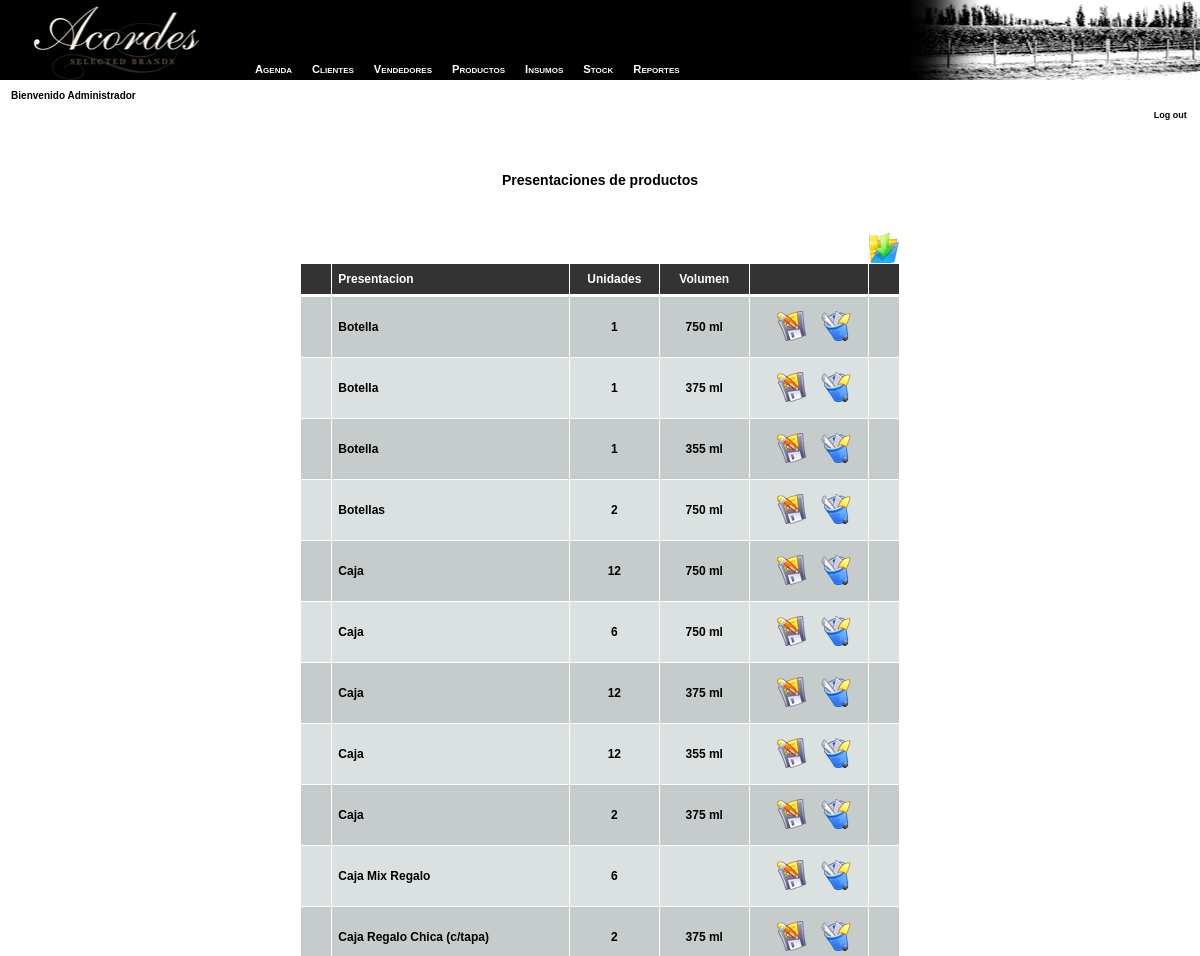
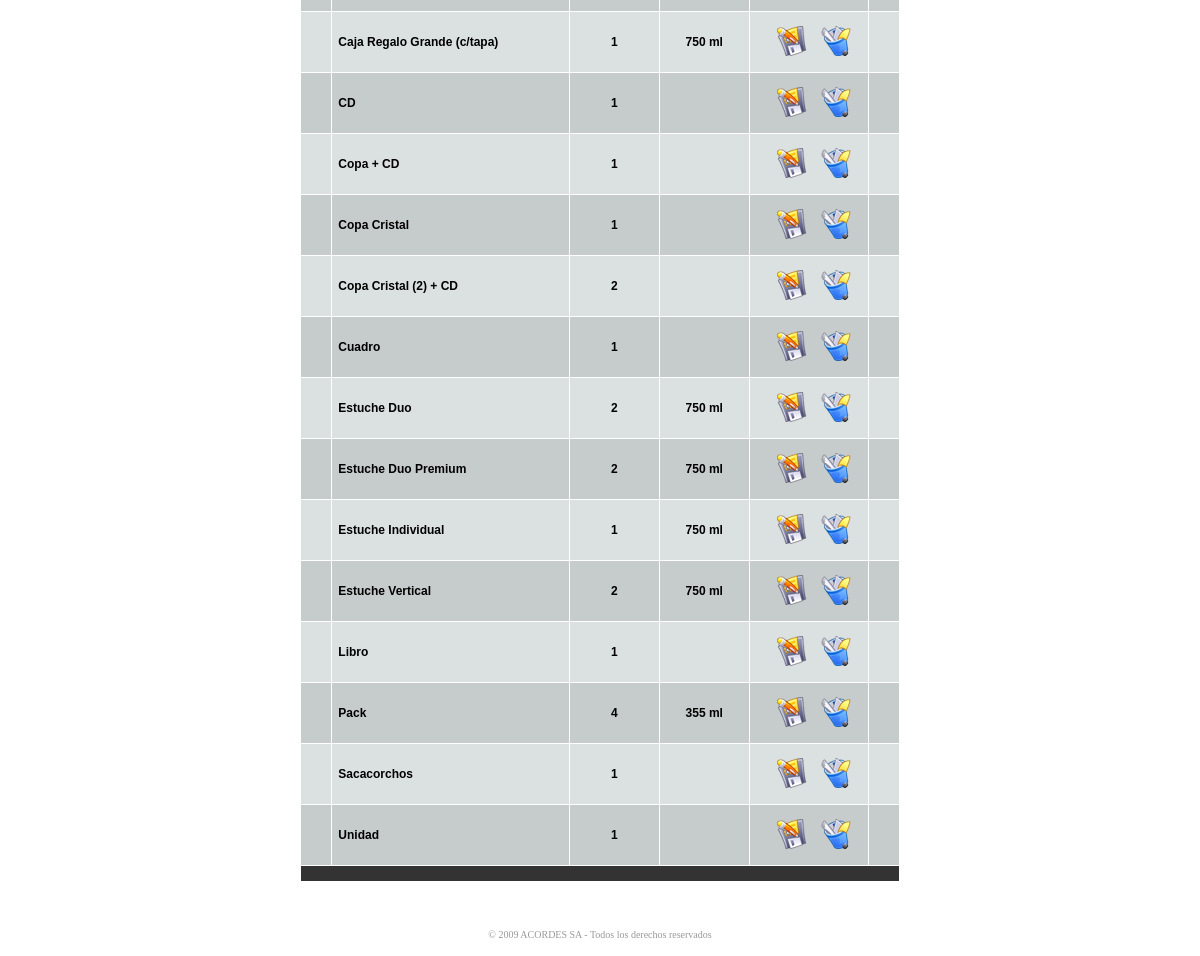
The app's page /web/administrador/abm_p_presentaciones.php (signed in) with its own data (2 pictures, top to bottom).
### tables this page shows
CREATE TABLE `p_presentacion` (
  `id_presentacion` int(11) NOT NULL AUTO_INCREMENT,
  `presentacion` varchar(100) DEFAULT NULL,
  `unidades` tinyint(10) DEFAULT NULL,
  `volumen` int(10) DEFAULT NULL,
  `detalle` text,
  `foto` varchar(100) DEFAULT NULL,
  PRIMARY KEY (`id_presentacion`),
  UNIQUE KEY `id_presentacion` (`id_presentacion`),
  KEY `id_presentacion_2` (`id_presentacion`)
);

### web/administrador/conn.php (called while the page is built, shortened)
<?php
$conn_id = openConn();
function openConn (){
	$local = $_SERVER['SERVER_NAME'] == "localhost" ? true:false;
	if ($local) {
		$id = mysql_connect("localhost", "root") or die("error");
	} else {
		$id = mysql_connect("localhost", "acordes_user", "Acordes12") or die(mysql_error());
		mysql_select_db("acordes_bd", $id);
	}
	return $id;
}
function query ($str){
	global $conn_id;
	$q = mysql_query ($str, $conn_id) or die (mysql_error());
	return $q;
}
?>

### web/administrador/abm_p_presentaciones.php (the view, shortened to what this page needs)
<?
require("conn.php");
require("func.php");
$ver = $_REQUEST['ver'];
if($ver == "") $ver = "listar";
$id_presentacion = $_REQUEST["id_presentacion"];
$presentacion = $_REQUEST["presentacion"];
$unidades = $_REQUEST["unidades"];
$volumen = $_REQUEST["volumen"];
if($volumen == "") $volumen = 'NULL';
$detalle = $_REQUEST["detalle"];
$foto = $_REQUEST["foto"];
?>
<html>
<head>
<link rel="stylesheet" href="includes/menu.css" type="text/css">
<link href="estilos.css" rel="stylesheet" type="text/css">
</head>
<body>
<?
	$vendedor = $_SESSION['nombre_vend'];
	$exp = explode(",", $vendedor);
	if($exp[1] == ""){
		$n = $exp[0];
	}else{
		$n = $exp[1];
	}
	include("_menu.php");
?>
<table width="100%" border="0" cellpadding="0" cellspacing="0">
		<tr>
			<td height="121" valign="top">
				<table width="100%" height="121" border="0" cellpadding="0" cellspacing="0" id="HEADER">
					<tr>
						<td width="343" valign="top" class="header-left3">
						  <img src="images/headers/mm-ap.jpg" width="341" height="80">
						  <p class="textToolBar">&nbsp;&nbsp;&nbsp;&nbsp;Bienvenido <?= $n?></p>
						</td>
						<td class="expand3">&nbsp;</td>
						<td width="358" valign="top" class="header-right3">
							<p>&nbsp;<br><br><br></p><p>&nbsp;</p>
					    	<p align="right"><a href="logout.php" class="textToolBarLink">Log out</a>&nbsp;&nbsp;&nbsp;</p>
						</td>
					</tr>
				</table>
			</td>
		</tr>
		<tr>
		  <td height="15"><div align="right"></div></td>
		</tr>
		<tr valign="top">
			<td height="5">
			</td>
		</tr>
		<tr><td height="30">&nbsp;</td></tr>
		<tr>
			<td valign="top" height="30">
<p align="center" class="titulo"><strong>Presentaciones de productos</strong></p>
<br>
<?
if($ver != "listar"){
?>
	<table width="500" align="center" cellpadding="0" cellspacing="1">
		<form action="<?= $_SERVER['PHP_SELF']?>" method="POST" name="formu">
			<?	if($id_presentacion == ""){?>
			  <input type="hidden" name="agregar" value="agregar">
			  <tr height="30"><td class="t" colspan="4" align="center">Agregar una presentacion</td></tr>
			<?
				}
				else{
					$q2 = query("SELECT * FROM p_presentacion WHERE id_presentacion = $id_presentacion");
					$rs2 = mysql_fetch_array($q2);
					$presentacion = $rs2['presentacion'];
					$unidades = $rs2['unidades'];
					$volumen = $rs2['volumen'];
					$detalle = $rs2['detalle'];
					$foto = $rs2['foto'];
					$dir = "../presentaciones/".$foto;
			?>
			  <input type="hidden" name="id_presentacion" value="<?= $id_presentacion?>">
			  <input type="hidden" name="modificar" value="modificar">
			  <tr height="30"><td class="t" colspan="4" align="center">Modificar la presentacion</td></tr>
		 	<? }?>
			<tr height="30">
				<td width="25" class="c2">&nbsp;</td>
				<td width="150" class="c2" align="center">Presentacion</td>
				<td width="500" class="c2">&nbsp;&nbsp;<input type="text" name="presentacion" value="<?= $presentacion?>" size="50"></td>
				<td width="25" class="c2">&nbsp;</td>
			</tr>
			<tr height="30">
				<td width="25" class="c1">&nbsp;</td>
				<td width="150" class="c1" align="center">Unidades</td>
				<td width="500" class="c1">&nbsp;&nbsp;<input type="text" name="unidades" value="<?= $unidades?>" size="5"></td>
				<td width="25" class="c1">&nbsp;</td>
			</tr>
			<tr height="30">
				<td width="25" class="c2">&nbsp;</td>
				<td width="150" class="c2" align="center">Volumen</td>
				<td width="500" class="c2">&nbsp;&nbsp;<input type="text" name="volumen" value="<?= $volumen?>" size="5"></td>
				<td width="25" class="c2">&nbsp;</td>
			</tr>
			<tr height="120">
				<td width="25" class="c1">&nbsp;</td>
				<td width="150" class="c1" align="center">Detalle</td>
				<td width="500" class="c1">&nbsp;&nbsp;<textarea name="detalle" rows="7" cols="50"><?= $detalle?></textarea></td>
				<td width="25" class="c1">&nbsp;</td>
			</tr>
			<tr height="60" valign="middle">
				<td width="25" class="c2">&nbsp;</td>
				<td width="150" class="c2" align="center">Foto</td>
				<td width="500" class="c2">
					<table cellpadding="0" cellspacing="0" border="0" width="90%">
						<tr valign="middle">
							<td>&nbsp;
							<?
									$tmp = listarArchivos("../presentaciones/", "jpg");
									echo "<Select name='foto'>\n";
									echo "<option value=''>Elija la foto de la presentacion</option>";
									echo "<option value=''>-----------------------------------</option>";
									for ($j=0; $j < count($tmp); $j++){
										if ($tmp[$j] != "Thumbs.db" && substr(strrchr($tmp[$j], '.'), 1) != "LCK"){
											$selected = $tmp[$j] == $foto ? "SELECTED":"";
											echo "<option value='". $tmp[$j] ."' $selected >". $tmp[$j] ."</option>\n";
										}
									}
									echo "</select>";
								?>&nbsp;&nbsp;<a href="javascript:popup('uploader.php?seccion=presentaciones');"><img src="images/b_import.png" border="0" alt="Cargar una foto"></a>
							</td>
							<td>
								<? if($foto != ""){?>
									<a href="<?= $dir?>" title="Abrir la foto" target="_blank"><img src="<?= $dir?>" width="50" height="50" border="0"></a>
								<? }?>
							</td>
						</tr>
					</table>
				</td>
				<td width="25" class="c2">&nbsp;</td>
			</tr>
			<?	if($id_presentacion == ""){?>
		  			<tr height="50">
						<td colspan="4" width="100%" class="t" align="center">
							<input type="image" name="enviar2" src="images/b_insert.png" alt="Agregar la presentacion" onClick="return confirmarA();">&nbsp;&nbsp;
							<a href="<?= $_SERVER['PHP_SELF']?>?ver=listar"><img src="images/b_back.png" width="30" height="30" border="0" alt="Volver"></a>
						</td>
					</tr>
			<?	} else{ ?>
		  			<tr height="50">
						<td colspan="4" width="100%" class="t" align="center">
							<input type="image" name="enviar3" src="images/b_insert.png" alt="Modificar la presentacion" onClick="return confirmarM();">&nbsp;&nbsp;
							<a href="<?= $_SERVER['PHP_SELF']?>?ver=listar"><img src="images/b_back.png" width="30" height="30" border="0" alt="Volver"></a>
						</td>
					</tr>
		 	<? }?>
		</form>
	</table>
<?
}
else{
?>
	<table width="600" align="center" cellpadding="0" cellspacing="1">
		<tr><td colspan="7" align="right"><a href="<?= $_SERVER['PHP_SELF']?>?ver=insert"><img src="images/b_insert_new.png" border="0" alt="Insertar una nueva presentacion"></a></td></tr>
		<tr height="30">
			<td width="5%" class="t">&nbsp;</td>
			<td width="40%" class="t">&nbsp;&nbsp;<a href="<?= $_SERVER['PHP_SELF']?>?ver=listar&order=presentacion" title="Ordenar x Titulo" class="link_t">Presentacion</a></td>
			<td width="15%" class="t" align="center"><a href="<?= $_SERVER['PHP_SELF']?>?ver=listar&order=unidades" title="Ordenar x Unidades" class="link_t">Unidades</a></td>
			<td width="15%" class="t" align="center"><a href="<?= $_SERVER['PHP_SELF']?>?ver=listar&order=volumen" title="Ordenar x Volumen" class="link_t">Volumen</a></td>
			<td width="20%" class="t">&nbsp;</td>
			<td width="5%" class="t">&nbsp;</td>
		</tr>
		<tr height="1"><td></td></tr>
		<?
		$order = $_REQUEST['order'];
		if($order == "") $order = "presentacion";
		$q = query("SELECT * FROM p_presentacion ORDER BY $order");
		if(mysql_num_rows($q)>0){
			while($rs = mysql_fetch_array($q)){
				$u = "";
				$c = $flag ? "c1":"c2";
				$flag =! $flag;
				$id_presentacion = $rs['id_presentacion'];
				$presentacion = $rs['presentacion'];
				$unidades = $rs['unidades'];
				$volumen = $rs['volumen'];
				if($volumen != "") $u = "ml";
			?>
				<tr height="60" valign="middle">
					<td class="<?= $c?>">&nbsp;</td>
					<td class="<?= $c?>">&nbsp;&nbsp;<?= $presentacion?></td>
					<td class="<?= $c?>" align="center"><?= $unidades?></td>
					<td class="<?= $c?>" align="center"><?= $volumen." ".$u?></td>
					<td class="<?= $c?>" align="center">&nbsp;&nbsp;
						<a href="<?= $_SERVER['PHP_SELF']?>?id_presentacion=<?= $id_presentacion?>&ver=modificar"><img src="images/b_save.png" border="0" alt="Editar la presentacion <?= $rs['presentacion']?>"></a>&nbsp;&nbsp;&nbsp;
						<a href="<?= $_SERVER['PHP_SELF']?>?borrar=Borrar&id_presentacion=<?= $rs['id_presentacion']?>&presentacion=<?= $rs['presentacion']?>" onClick="return confirmarE();"><img src="images/b_borrar.png" width="30" height="30" border="0" alt="Eliminar la presentacion <?= $rs['presentacion']?>"></a>
					</td>
					<td class="<?= $c?>">&nbsp;</td>
				</tr>
			<?
			}
		}
		?>
		<tr height="15"><td colspan="7" class="t"></td></tr>
	</table>
<? }?>
			</td>
		</tr>
		<tr><td vAlign="top" height="30"></td></tr>
		<tr>
			<td height="44" align="center" valign="bottom">
				<table class="pie" id="FOOTER" height="44" cellSpacing="0" cellPadding="0" width="100%" border="0">
					<tr>
						<td align="center">© 2009 ACORDES SA - Todos los derechos reservados</td>
					</tr>
				</table>
			</td>
		</tr>
	</table>
</body>
</html>

### web/administrador/includes/menu.css (style rules this page uses)
body { font-family:Tahoma, Geneva, sans-serif; }

### web/administrador/estilos.css (style rules this page uses)
body { margin-left:0; margin-top:0; margin-bottom:0; margin-right:0; font-family:Verdana, Arial, Helvetica, sans-serif; }
.titulo { font-size:14px; font-weight:900; }
.textToolBar { font-family: Verdana, Arial, Helvetica, sans-serif; font-size: 10px; font-weight: bold; color: #000000; }
.pie { font-family: Verdana; font-size: 10px; color: #999; background-image: url(images/gris_footer.gif); background-repeat: no-repeat; background-position: right bottom; }
td.c1 { background-color:#dbe1e1; font-size:12px; font-weight: bold; font-family: Arial, Verdana, sans-serif; text-decoration: none; color:#000000; }
td.c2 { background-color:#c6cbcb; font-size:12px; font-weight: bold; font-family: Arial, Verdana, sans-serif; text-decoration: none; color:#000000; }
td.t { background-color:#333333; font-size:12px; font-weight: bold; font-family: Arial, Verdana, sans-serif; text-decoration: none; color:#FFFFFF; }
a.link_t:link, a.link_t:visited, a.link_t:active { font-size: 12px; text-decoration: none; color:#FFFFFF }
a.textToolBarLink:link, a.textToolBarLink:visited, a.textToolBarLink:active { font-family: Verdana, Arial, Helvetica, sans-serif; font-size: 9px; font-weight: bold; color: #000000; }
.expand3 { background-image: url(images/headers/expand3.gif); background-repeat: repeat-x; }
.header-left3 { background-image: url(images/headers/header-left3.gif); background-repeat: no-repeat; }
.header-right3 { background-image: url(images/headers/header-right3.gif); background-repeat: no-repeat; }

### records on screen
p_presentacion: presentacion "Botella", unidades "1", volumen "750", volumen "ml"
p_presentacion: presentacion "Botella", unidades "1", volumen "375", volumen "ml"
p_presentacion: presentacion "Botella", unidades "1", volumen "355", volumen "ml"
p_presentacion: presentacion "Botellas", unidades "2", volumen "750", volumen "ml"
p_presentacion: presentacion "Caja", unidades "12", volumen "750", volumen "ml"
p_presentacion: presentacion "Caja", unidades "6", volumen "750", volumen "ml"
p_presentacion: presentacion "Caja", unidades "12", volumen "375", volumen "ml"
p_presentacion: presentacion "Caja", unidades "12", volumen "355", volumen "ml"
p_presentacion: presentacion "Caja", unidades "2", volumen "375", volumen "ml"
p_presentacion: presentacion "Caja Mix Regalo", unidades "6"
p_presentacion: presentacion "Caja Regalo Chica (c/tapa)", unidades "2", volumen "375", volumen "ml"
p_presentacion: presentacion "Caja Regalo Grande (c/tapa)", unidades "1", volumen "750", volumen "ml"
p_presentacion: presentacion "CD", unidades "1"
p_presentacion: presentacion "Copa + CD", unidades "1"
p_presentacion: presentacion "Copa Cristal", unidades "1"
p_presentacion: presentacion "Copa Cristal (2) + CD", unidades "2"
p_presentacion: presentacion "Cuadro", unidades "1"
p_presentacion: presentacion "Estuche Duo", unidades "2", volumen "750", volumen "ml"
p_presentacion: presentacion "Estuche Duo Premium", unidades "2", volumen "750", volumen "ml"
p_presentacion: presentacion "Estuche Individual", unidades "1", volumen "750", volumen "ml"
p_presentacion: presentacion "Estuche Vertical", unidades "2", volumen "750", volumen "ml"
p_presentacion: presentacion "Libro", unidades "1"
p_presentacion: presentacion "Pack", unidades "4", volumen "355", volumen "ml"
p_presentacion: presentacion "Sacacorchos", unidades "1"
p_presentacion: presentacion "Unidad", unidades "1"

### other values on screen
$n "Administrador"
